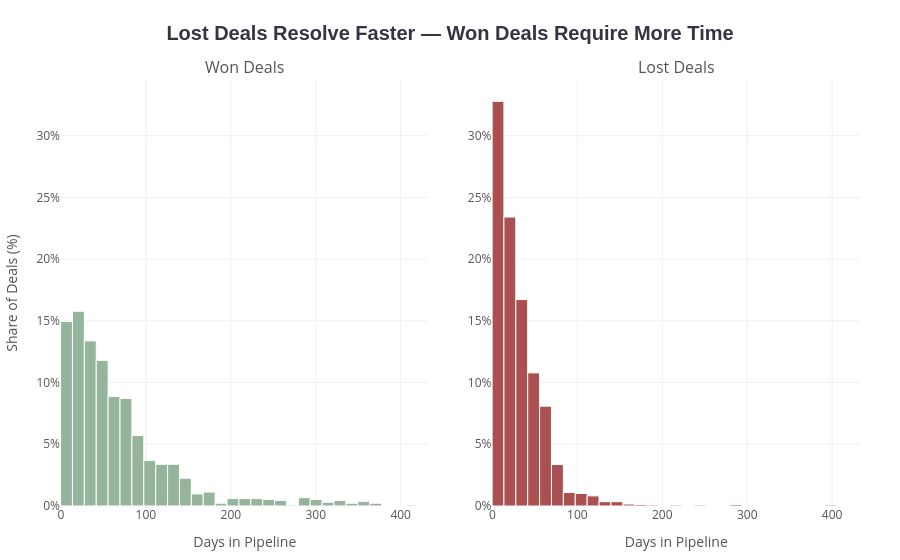

Notebook cell for this chart:
### Markdown cell above
## Time in Pipeline (Won/Lost)

### Code cell
df_won = df[df['Status'] == 'Won']
df_lost = df[df['Status'] == 'Lost']

max_days = df[df['Status'].isin(['Won', 'Lost'])]['DaysInPipeline'].max()

fig = make_subplots(
    rows=1, cols=2,
    subplot_titles=('Won Deals', 'Lost Deals'),
    horizontal_spacing=0.08
)

fig.add_trace(go.Histogram(
    x=df_won['DaysInPipeline'],
    histnorm='percent',
    marker_color=GREEN,
    name='Won',
    xbins=dict(size=14),
    marker=dict(line=dict(width=1, color='white')),
    showlegend=False,
), row=1, col=1)

fig.add_trace(go.Histogram(
    x=df_lost['DaysInPipeline'],
    histnorm='percent',
    marker_color=RED,
    name='Lost',
    xbins=dict(size=14),
    marker=dict(line=dict(width=1, color='white')),
    showlegend=False,
), row=1, col=2)

fig.update_layout(**layout_updates)
fig.update_layout(
    title=dict(
        text='Lost Deals Resolve Faster — Won Deals Require More Time',
        x=0.5,
        xanchor='center'
    )
)

fig.update_xaxes(title_text='Days in Pipeline', range=[0, max_days*0.8], showgrid=True, gridcolor='#F0F0F0', row=1, col=1)
fig.update_xaxes(title_text='Days in Pipeline', range=[0, max_days*0.8], showgrid=True, gridcolor='#F0F0F0', row=1, col=2)
fig.update_yaxes(title_text='Share of Deals (%)', showgrid=True, ticksuffix='%', gridcolor='#F0F0F0', row=1, col=1)
fig.update_yaxes(showgrid=True, ticksuffix='%', matches='y', gridcolor='#F0F0F0', row=1, col=2)

fig.show()
# fig.write_image("../images/charts/time-in-pipeline.png", width=1100, height=450, scale=2)

### Figure 1 — Plotly figure (JSON) as saved in the notebook; plotly's stock layout.template omitted (floating-point values rounded to 4 significant figures; data arrays with more than 128 entries replaced by an {"elided": "..."} marker saying what was removed)
{"data": [{"histnorm": "percent", "marker": {"color": "#94B49B", "line": {"color": "white", "width": 1}}, "name": "Won", "showlegend": false, "type": "histogram", "x": {"elided": "1331 int values"}, "xaxis": "x", "xbins": {"size": 14}, "yaxis": "y"}, {"histnorm": "percent", "marker": {"color": "#AB5050", "line": {"color": "white", "width": 1}}, "name": "Lost", "showlegend": false, "type": "histogram", "x": {"elided": "2559 int values"}, "xaxis": "x2", "xbins": {"size": 14}, "yaxis": "y2"}], "layout": {"annotations": [{"font": {"size": 16}, "showarrow": false, "text": "Won Deals", "x": 0.23, "xanchor": "center", "xref": "paper", "y": 1, "yanchor": "bottom", "yref": "paper"}, {"font": {"size": 16}, "showarrow": false, "text": "Lost Deals", "x": 0.77, "xanchor": "center", "xref": "paper", "y": 1, "yanchor": "bottom", "yref": "paper"}], "font": {"color": "#555555"}, "margin": {"b": 40, "l": 40, "r": 40, "t": 80}, "paper_bgcolor": "white", "plot_bgcolor": "white", "title": {"font": {"color": "#343541", "family": "Arial, sans-serif", "size": 20, "weight": "bold"}, "text": "Lost Deals Resolve Faster — Won Deals Require More Time", "x": 0.5, "xanchor": "center"}, "xaxis": {"anchor": "y", "domain": [0, 0.46], "gridcolor": "#F0F0F0", "range": [0, 432.8], "showgrid": true, "title": {"text": "Days in Pipeline"}}, "xaxis2": {"anchor": "y2", "domain": [0.54, 1], "gridcolor": "#F0F0F0", "range": [0, 432.8], "showgrid": true, "title": {"text": "Days in Pipeline"}}, "yaxis": {"anchor": "x", "domain": [0, 1], "gridcolor": "#F0F0F0", "showgrid": true, "ticksuffix": "%", "title": {"text": "Share of Deals (%)"}}, "yaxis2": {"anchor": "x2", "domain": [0, 1], "gridcolor": "#F0F0F0", "matches": "y", "showgrid": true, "ticksuffix": "%"}}}
